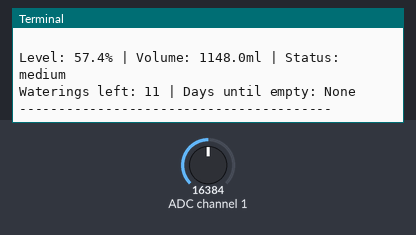
Bench run of a program on a simulated Raspberry Pi (BCM pin numbers). Shown: the last lines printed to the terminal. Inputs (shaded band) come from the test bench; at power-on: ADC channel 1 = 16384 (analog values on the 0–32767 scale). The clock reads 2024-03-15 10:24:30 at power-on unless the program sets it.

Above: at 1.2 s.
1.3 s: ADC channel 1 set to 22936
At 4.0 s:
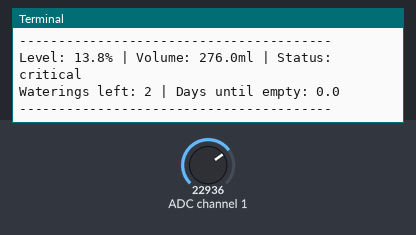
4.3 s: ADC channel 1 set to 28834
At 6.8 s:
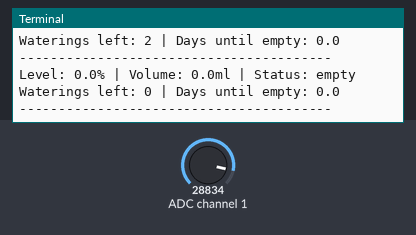
7.1 s: ADC channel 1 set to 9830
At 9.7 s:
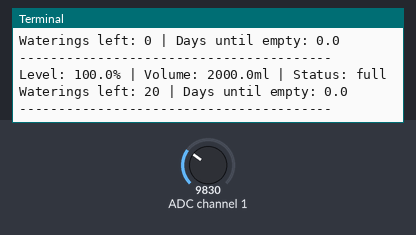
Timing chart, 0 to 11.2 s (numbered marks = the images above; inputs shaded):
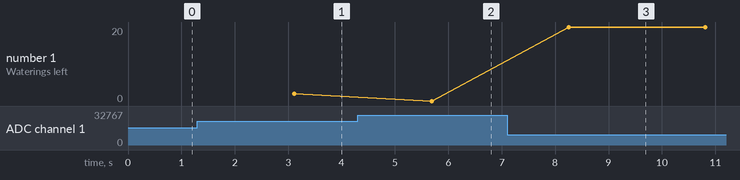

Measured:
- after the input at 1.3 s, the terminal: prints a new line after 1.8 s (image 1)
- after the input at 4.3 s, the terminal: prints a new line after 1.4 s (image 2)
- after the input at 7.1 s, the terminal: prints a new line after 1.2 s (image 3)
- plotted number 1: 0 → 20 after the input at 7.1 s

The program:

water_tank.py
```python
"""
SmartGrow - Water Tank Level Sensor Module
Capacitive water level sensor via ADS1115 ADC
Infomatrix Ukraine 2026
"""

import time
import board
import busio
import adafruit_ads1x15.ads1115 as ADS
from adafruit_ads1x15.analog_in import AnalogIn
from typing import Optional, Dict
import numpy as np


class WaterTankSensor:
    """
    Water tank level sensor connected via ADS1115 ADC.

    Uses capacitive sensing to measure water level.
    """

    def __init__(
        self,
        channel: int = 1,
        i2c_address: int = 0x48,
        empty_value: int = 25000,
        full_value: int = 10000,
        tank_capacity_ml: int = 2000
    ):
        """
        Initialize the water tank sensor.

        Args:
            channel: ADC channel (0-3 for ADS1115)
            i2c_address: I2C address of ADS1115
            empty_value: ADC reading when tank is empty
            full_value: ADC reading when tank is full
            tank_capacity_ml: Tank capacity in milliliters
        """
        self.channel = channel
        self.empty_value = empty_value
        self.full_value = full_value
        self.tank_capacity_ml = tank_capacity_ml

        # Initialize I2C and ADC
        self.i2c = busio.I2C(board.SCL, board.SDA)
        self.ads = ADS.ADS1115(self.i2c, address=i2c_address)

        # Channel mapping
        self._channels = {
            0: ADS.P0,
            1: ADS.P1,
            2: ADS.P2,
            3: ADS.P3
        }
        self.chan = AnalogIn(self.ads, self._channels[channel])

        # History tracking
        self._reading_history = []
        self._last_reading = None
        self._refill_events = []

    def read_raw(self) -> int:
        """Read raw ADC value."""
        return self.chan.value

    def read_percentage(self) -> float:
        """
        Read water level as percentage.

        Returns:
            Water level percentage (0-100%)
        """
        raw = self.read_raw()

        percentage = ((self.empty_value - raw) /
                      (self.empty_value - self.full_value)) * 100

        percentage = max(0, min(100, percentage))

        self._last_reading = percentage
        self._reading_history.append({
            'timestamp': time.time(),
            'percentage': percentage,
            'raw': raw
        })

        if len(self._reading_history) > 1000:
            self._reading_history = self._reading_history[-1000:]

        return round(percentage, 1)

    def read_volume_ml(self) -> float:
        """
        Read estimated water volume in milliliters.

        Returns:
            Water volume in ml
        """
        percentage = self.read_percentage()
        return round((percentage / 100) * self.tank_capacity_ml, 0)

    def read_averaged(self, samples: int = 5, delay_ms: int = 100) -> float:
        """
        Read averaged water level for stable readings.

        Args:
            samples: Number of samples
            delay_ms: Delay between samples

        Returns:
            Averaged water level percentage
        """
        readings = []
        for _ in range(samples):
            readings.append(self.read_percentage())
            time.sleep(delay_ms / 1000)

        return round(np.median(readings), 1)

    def get_status(self) -> str:
        """
        Get tank status.

        Returns:
            Status: 'empty', 'critical', 'low', 'medium', 'high', 'full'
        """
        level = self._last_reading or self.read_percentage()

        if level < 5:
            return 'empty'
        elif level < 15:
            return 'critical'
        elif level < 30:
            return 'low'
        elif level < 60:
            return 'medium'
        elif level < 90:
            return 'high'
        else:
            return 'full'

    def estimate_waterings_remaining(self, ml_per_watering: int = 100) -> int:
        """
        Estimate how many watering cycles remain.

        Args:
            ml_per_watering: Average water used per watering

        Returns:
            Estimated number of waterings remaining
        """
        volume = self.read_volume_ml()
        return int(volume / ml_per_watering)

    def detect_refill(self) -> bool:
        """
        Detect if tank was refilled.

        Returns:
            True if refill was detected
        """
        if len(self._reading_history) < 2:
            return False

        current = self._reading_history[-1]['percentage']
        previous = self._reading_history[-2]['percentage']

        # Refill detected if level increased by more than 20%
        if current - previous > 20:
            self._refill_events.append({
                'timestamp': time.time(),
                'from_level': previous,
                'to_level': current
            })
            return True

        return False

    def get_consumption_rate(self, hours: int = 24) -> float:
        """
        Calculate average water consumption rate.

        Args:
            hours: Time window for calculation

        Returns:
            Consumption rate in % per hour
        """
        if len(self._reading_history) < 10:
            return 0.0

        cutoff = time.time() - (hours * 3600)
        recent = [r for r in self._reading_history if r['timestamp'] > cutoff]

        if len(recent) < 5:
            return 0.0

        # Filter out refill spikes
        filtered = []
        for i, r in enumerate(recent):
            if i == 0:
                filtered.append(r)
            elif r['percentage'] - recent[i-1]['percentage'] < 15:
                filtered.append(r)

        if len(filtered) < 2:
            return 0.0

        # Calculate consumption (only decreases)
        total_decrease = 0
        for i in range(1, len(filtered)):
            diff = filtered[i-1]['percentage'] - filtered[i]['percentage']
            if diff > 0:
                total_decrease += diff

        time_span_hours = (filtered[-1]['timestamp'] - filtered[0]['timestamp']) / 3600

        if time_span_hours > 0:
            return round(total_decrease / time_span_hours, 2)

        return 0.0

    def estimate_days_until_empty(self) -> Optional[float]:
        """
        Estimate days until tank is empty.

        Returns:
            Estimated days or None if cannot calculate
        """
        rate = self.get_consumption_rate()

        if rate <= 0:
            return None

        current_level = self._last_reading or self.read_percentage()
        hours_remaining = current_level / rate

        return round(hours_remaining / 24, 1)

    def get_full_reading(self) -> Dict:
        """
        Get complete tank reading with analytics.

        Returns:
            Dictionary with all tank data
        """
        percentage = self.read_averaged()

        return {
            'percentage': percentage,
            'volume_ml': self.read_volume_ml(),
            'status': self.get_status(),
            'waterings_remaining': self.estimate_waterings_remaining(),
            'consumption_rate': self.get_consumption_rate(),
            'days_until_empty': self.estimate_days_until_empty(),
            'refill_detected': self.detect_refill(),
            'timestamp': time.time(),
            'unit': '%'
        }


# Standalone testing
if __name__ == "__main__":
    print("SmartGrow - Water Tank Sensor Test")
    print("=" * 40)

    try:
        sensor = WaterTankSensor(
            channel=1,
            empty_value=25000,
            full_value=10000,
            tank_capacity_ml=2000
        )

        print("Sensor initialized successfully!")
        print("\nReading sensor data (Ctrl+C to stop)...\n")

        while True:
            reading = sensor.get_full_reading()
            print(f"Level: {reading['percentage']}% | "
                  f"Volume: {reading['volume_ml']}ml | "
                  f"Status: {reading['status']}")
            print(f"Waterings left: {reading['waterings_remaining']} | "
                  f"Days until empty: {reading['days_until_empty']}")
            print("-" * 40)
            time.sleep(2)

    except KeyboardInterrupt:
        print("\nTest stopped.")
    except Exception as e:
        print(f"Error: {e}")
```
